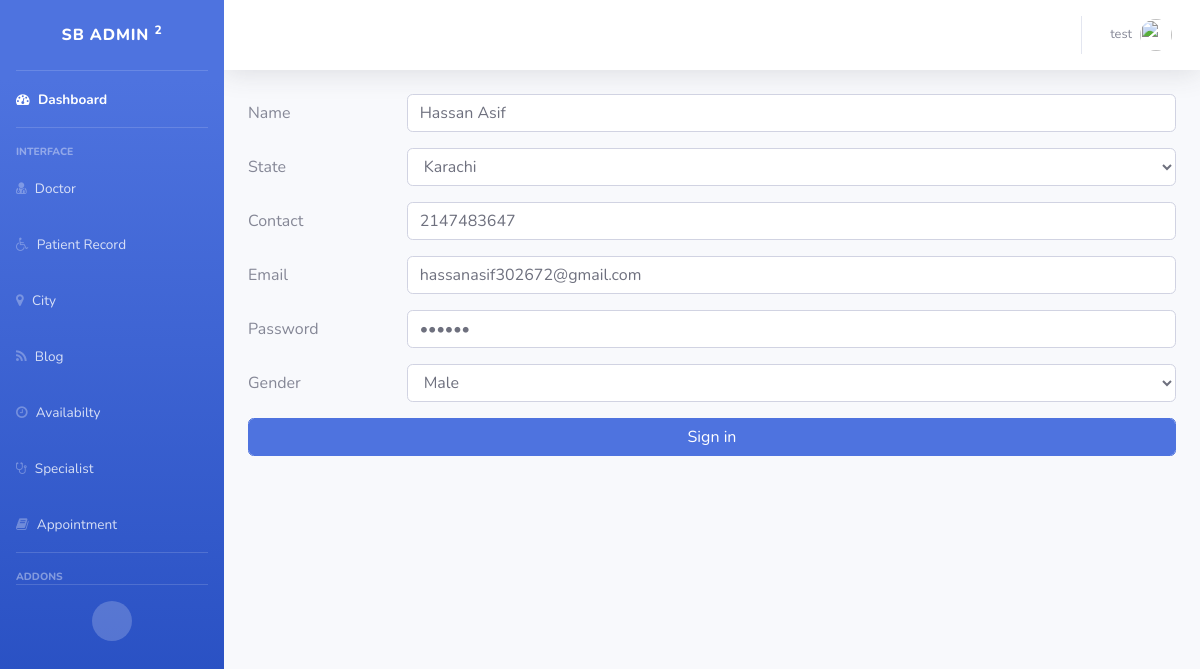
Page /patient/edit.php?id=4 (signed in) on the earlier database version.
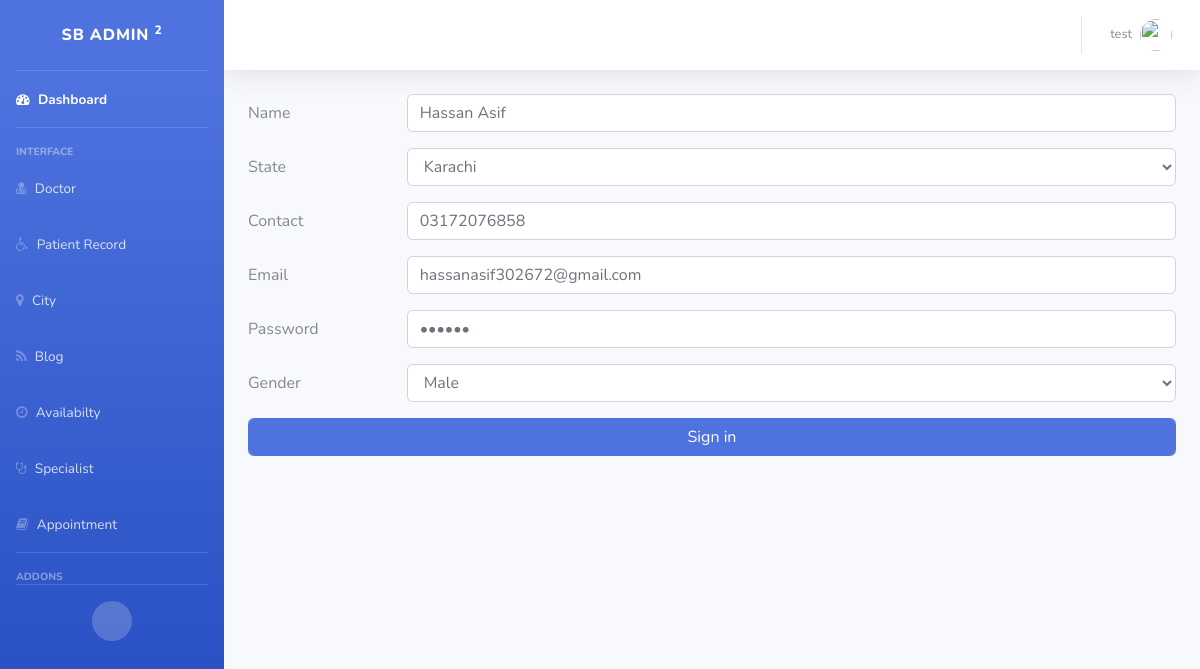
Same page on the later database version.
### tables this page shows
CREATE TABLE `patient` (
  `pid` int(50) NOT NULL,
  `name` varchar(50) NOT NULL,
  `city` int(50) NOT NULL,
  `username` varchar(50) NOT NULL,
  `password` varchar(50) NOT NULL,
  `Gender` varchar(20) DEFAULT NULL,
  `contacts` varchar(100) NOT NULL
);

### patient/edit.php (the view, shortened to what this page needs)
<?php
$id=$_GET['id'];
include 'connection.php';
$query="Select * from patient where pid=".$id;
$result=mysqli_query($conn,$query);
$row =mysqli_fetch_row($result);
$query2="Select * from city";
$result2=mysqli_query($conn,$query2);
?>
<?php
include "../adminpanel.php";
?>
<form method="post">
  <div class="form-group row">
    <label for="n" class="col-sm-2 col-form-label">Name</label>
    <div class="col-sm-10">
      <input type="text" class="form-control" name="paname" id="n"  value="<?php echo $row[1];?>" >
    </div>
</div>
    <div class="form-group row">
      <label for="inputState" class="col-sm-2 col-form-label">State</label>
      <div class="col-sm-10">
      <select id="inputState" name="city" class="form-control">
      <?php
        while($rowc=mysqli_fetch_array($result2))
        {
            if($row[2]==$rowc['C_id'])
            {
        ?>
            <option value=<?php echo $rowc['C_id'];?> selected>
            <?php echo $rowc['C_name']; ?>
            </option>
            <?php
            }
            else {
            ?>
             <option value=<?php echo $rowc['C_id'];?> >
            <?php echo $rowc['C_name']; ?>
            </option>
        <?php
            }
        }
        ?>
      </select>
      </div>
    </div>
    <div class="form-group row">
    <label for="c" class="col-sm-2 col-form-label">Contact</label>
    <div class="col-sm-10">
      <input type="text" name="contactp" class="form-control" id="c" placeholder="Password" value="<?php echo $row[6];?>">
    </div>
  </div>
  <div class="form-group row">
    <label for="e" class="col-sm-2 col-form-label">Email</label>
    <div class="col-sm-10">
      <input name="email" type="Text" class="form-control" id="e" placeholder="Password" value="<?php echo $row[3];?>">
    </div>
  </div>
    <div class="form-group row">
    <label for="inputPassword" class="col-sm-2 col-form-label">Password</label>
    <div class="col-sm-10">
      <input type="password" name="password" class="form-control" id="inputPassword" placeholder="Password" value="<?php echo $row[4];?>">
    </div>
  </div>
  <div class="form-group row">
  <label for="gender" class="col-sm-2 col-form-label">Gender</label>
    <div class="col-sm-10">
        <?php
        $m="Male";
          if($row[5]== $m)
          {
              ?>
    <select name="gender" class="form-control">
                                            <option  selected="selected">Male</option>
                                        </select>
                                        <?php
                        }?>
    </div>
    </div>
  <div class="form-group row">
    <div class="col-sm-12">
      <button type="submit" class="btn btn-primary form-control" name="btnSubmit" >Sign in</button>
    </div>
  </div>
</form>

Differences in the rows shown:
changed patient "Hassan Asif": contactp "2147483647" → "03172076858"
